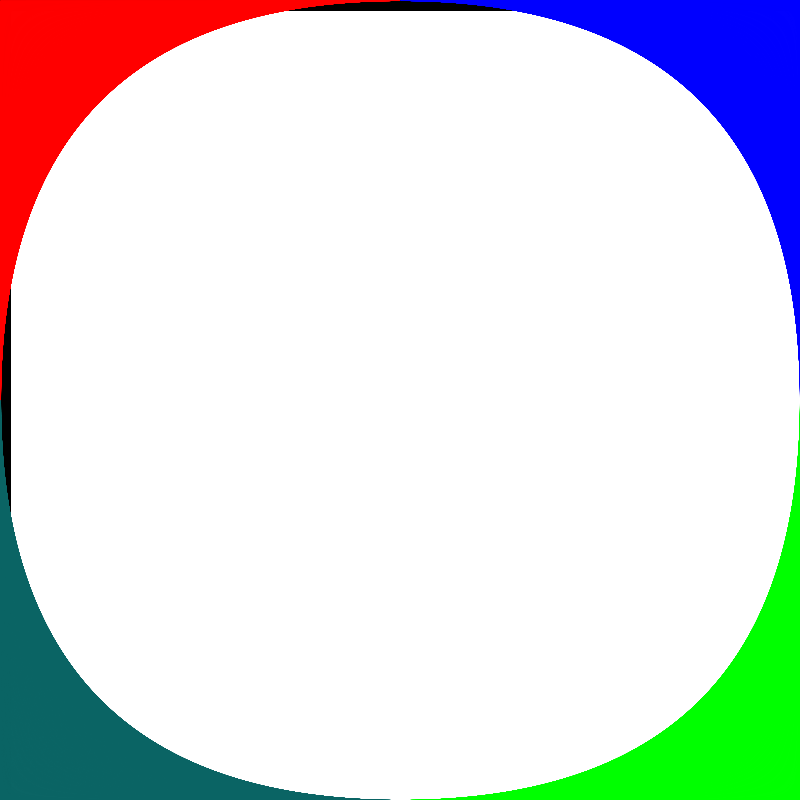
Frame 1 (no input)
Frame 2 (the mouse pressed at the canvas centre, redrawn once): identical to frame 1, image omitted

The Processing sketch that drew this single still picture (run headless with seeded random() and noise(); the mouse was pressed at the canvas centre and the sketch redrawn once):

// Processing sketch: eksapnderende_bokserGRUBLE
// ── eksapnderende_bokserGRUBLE.pde
ArrayList<Boks> bokser = new ArrayList<Boks>();
ArrayList<Boks> o = new ArrayList<Boks>(); //over
ArrayList<Boks> u = new ArrayList<Boks>(); //under
ArrayList<Boks> v = new ArrayList<Boks>(); //venstre
ArrayList<Boks> h = new ArrayList<Boks>(); //høyre


int s = 10; //størrelse på boksene. Uviktig variabel
int n = 800;//Gode verdier: {[10, 200], 400, 800}
float f;

void setup() {
  size(800, 800);
  //frameRate(60);
  displayDensity(2);
  //pixelDensity(2);
  //fullScreen();
  f = (height/n);

  //høyde-faktor og bredde-faktor for å liksom skulle la programmet funke på ikke-kvadratiske lærett(funker ikke(enda))
  float bf = width/n;
  float hf = height/n;

  for (int i = 0; i <= n; i++) {

    //left nedover
    Boks ln = new Boks(0, i * hf);
    ln.farge = color(10, 100, 100);
    bokser.add(ln);
    v.add(ln);

    //right nedover
    Boks rn = new Boks(width, i*hf);
    rn.farge = color(0, 0, 255);
    bokser.add(rn);
    h.add(rn);

    //oppe bortover
    Boks ob = new Boks(i*bf, 0);
    ob.farge = color(255, 0, 0);
    bokser.add(ob);
    o.add(ob);

    //nede bortover
    Boks nb = new Boks(i*bf, height);
    nb.farge = color(0, 255, 0);
    bokser.add(nb);
    u.add(nb);
  }
}


void draw() {
  background(255);
  
  visAlle(); 

  tegnFauxSirkel(true);//color(0, 0, 0));

  stroke(color(0));
  //linesToPoint(width/2, height/2);
  
  
  noFill();
  stroke(color(0));
  //circle(height/2, width/2, width);


  noLoop();
}

void linesToPoint(float x, float y) {
  for (Boks b : bokser) {
    line(b.x, b.y, x, y);
  }
}

void tegnFauxSirkel(color farge) {
   stroke(farge);
   tegnFauxSirkel(false);
}

void tegnFauxSirkel() {tegnFauxSirkel(false);}

void tegnFauxSirkel(boolean farger)  {

  if(farger) {
    
    for (int i = 1; i < n; i++) {
      //topp mot venstre // RØD
      stroke(o.get(0).farge);
      line(o.get(i/2).x, o.get(i/2).y, v.get((v.size()-i)/2).x, v.get((v.size()-i)/2).y);
  
      //venstre mot bunn // INDIGO
      stroke(v.get(0).farge);     
      line(v.get((n/2) + i/2).x, v.get((n/2) + i/2).y, u.get(((i)/2)).x, u.get(((i)/2)).y);
  
      //bunn mot høyre // GRØNN
      stroke(u.get(0).farge);
      //line(u.get((n/2) + i/2).x, u.get((n/2) + i/2).y, h.get((h.size()/2) + i/2 - i + (n/2)).x, h.get((h.size()/2) + i/2 - i + (n/2)).y);
      line(u.get((n/2) + i/2).x, height, width, h.get((h.size()/2) - (i/2)  + (n/2)).y);
  
      //høyre mot topp // BLÅ
       stroke(h.get(0).farge);
       line(h.get((i/2)).x, h.get(i/2).y, o.get((n/2) + i/2).x, o.get((n/2) + i/2).y);
  
  
    }
  }else {
     for (int i = 1; i < n; i++) {
      //topp mot venstre // RØD
      line(o.get(i/2).x, o.get(i/2).y, v.get((v.size()-i)/2).x, v.get((v.size()-i)/2).y);
  
      //venstre mot bunn // INDIGO
      line(v.get((n/2) + i/2).x, v.get((n/2) + i/2).y, u.get(((i)/2)).x, u.get(((i)/2)).y);
  
      //bunn mot høyre // GRØNN
      line(u.get((n/2) + i/2).x, height, width, h.get((h.size()/2) - (i/2)  + (n/2)).y);
  
      //høyre mot topp // BLÅ
       line(h.get((i/2)).x, h.get(i/2).y, o.get((n/2) + i/2).x, o.get((n/2) + i/2).y);
    } 
  }
}

void visAlle() {
  for (Boks b : bokser) {
    b.vis();
  }
}

class Boks {
  float x;
  float y;
  int str = s;

  color farge;

  Boks(float x, float y) {
    this.x = x;
    this.y = y;
    farge = color(0, 0, 0);
  }

  void vis() {
    fill(farge);
    rect(x, y, s, s);
  }
  @Override
  public String toString() {
    return "<" + x + ", " + y + ">";
  }
}
